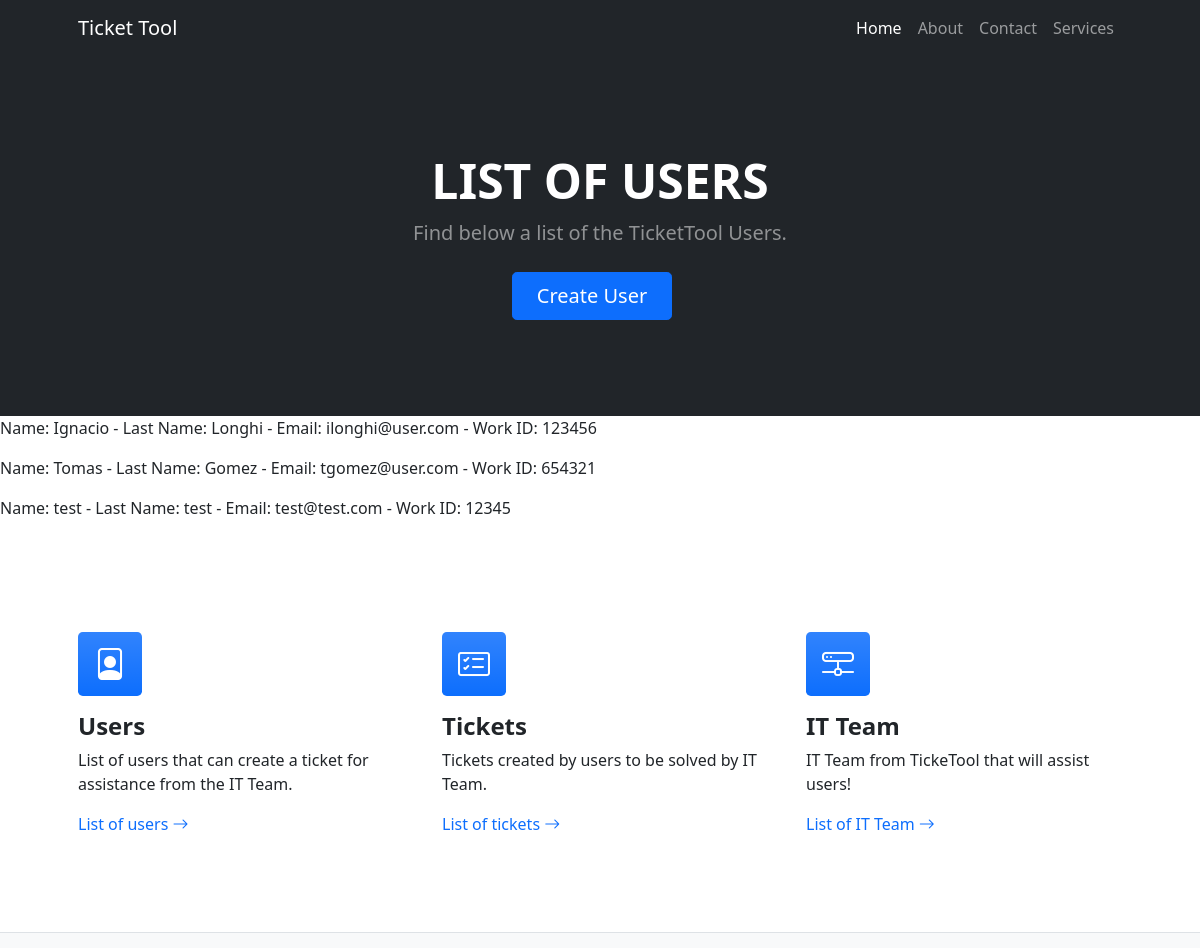
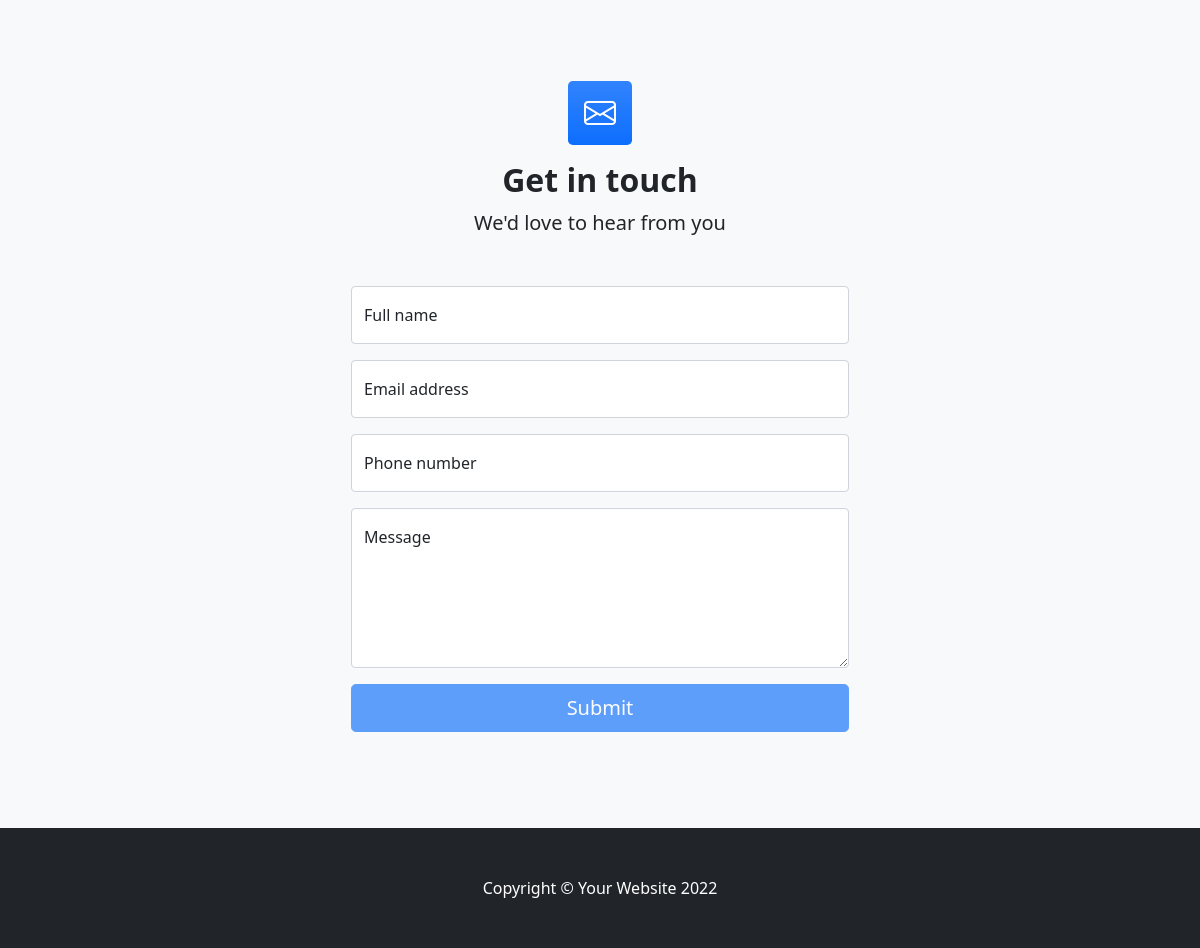
The page /ticket/users/ on the database its author committed (2 pictures, top to bottom).
### appticket/models.py (models this page shows, shortened)
class User(models.Model): #Usuarios que crean los tickets.
    name=models.CharField(max_length=150)
    lastname=models.CharField(max_length=150)
    email=models.EmailField()
    workid=models.IntegerField(max_length=6)

### appticket/views.py (the view)
# urls.py: path("users/", users, name="users"),
def users(request):
    users=User.objects.all()
    context={"users":users}
    return render(request, "appticket/user.html",context)

### appticket/templates/appticket/user.html
{% extends 'appticket/base.html' %}
{% block title %} LIST OF USERS {% endblock %}
{% block subtitle %} Find below a list of the TicketTool Users. {% endblock %}
{% block button %}
<a class="btn btn-primary btn-lg px-4 me-sm-3" href="{% url 'createuser'%}"> Create User </a>
{% endblock %}
{% block lists %}
{% for user in users %}
    <p> Name: {{user.name}} - Last Name: {{user.lastname}} - Email: {{user.email}} - Work ID: {{user.workid}}</p>
{% endfor %}
{% endblock %}

### appticket/templates/appticket/base.html (shortened to what this page needs)
<!DOCTYPE html>
<html lang="en">
    <head>
        {% load static %}
        <link href="https://cdn.jsdelivr.net/npm/bootstrap-icons@1.4.1/font/bootstrap-icons.css" rel="stylesheet" />
        <link href="{% static 'appticket/css/styles.css' %}" rel="stylesheet" />
    </head>
    <body>
        <nav class="navbar navbar-expand-lg navbar-dark bg-dark">
            <div class="container px-5">
                <a class="navbar-brand" href="{% url 'homepage' %}">Ticket Tool</a>
                <div class="collapse navbar-collapse" id="navbarSupportedContent">
                    <ul class="navbar-nav ms-auto mb-2 mb-lg-0">
                        <li class="nav-item"><a class="nav-link active" aria-current="page" href="{% url 'homepage' %}">Home</a></li>
                        <li class="nav-item"><a class="nav-link" href="#!">About</a></li>
                        <li class="nav-item"><a class="nav-link" href="#!">Contact</a></li>
                        <li class="nav-item"><a class="nav-link" href="#!">Services</a></li>
                    </ul>
                </div>
            </div>
        </nav>
        <header class="bg-dark py-5">
            <div class="container px-5">
                <div class="row gx-5 justify-content-center">
                    <div class="col-lg-6">
                        <div class="text-center my-5">
                            <h1 class="display-5 fw-bolder text-white mb-2">{% block title %} {% endblock %}</h1>
                            <p class="lead text-white-50 mb-4">{% block subtitle %} {% endblock %}</p>
                            <div class="d-grid gap-3 d-sm-flex justify-content-sm-center">
                                {% block button %} {% endblock %}
                            </div>
                        </div>
                    </div>
                </div>
            </div>
        </header>
        {% block lists %} {% endblock %}
        <section class="py-5 border-bottom" id="features">
            <div class="container px-5 my-5">
                <div class="row gx-5">
                    <div class="col-lg-4 mb-5 mb-lg-0">
                        <div class="feature bg-primary bg-gradient text-white rounded-3 mb-3"><i class="bi-file-person"></i></div>
                        <h2 class="h4 fw-bolder">Users</h2>
                        <p>List of users that can create a ticket for assistance from the IT Team.</p>
                        <a class="text-decoration-none" href="{% url 'users'%}">
                            List of users
                            <i class="bi bi-arrow-right"></i>
                        </a>
                    </div>
                    <div class="col-lg-4 mb-5 mb-lg-0">
                        <div class="feature bg-primary bg-gradient text-white rounded-3 mb-3"><i class="bi-card-checklist"></i></div>
                        <h2 class="h4 fw-bolder">Tickets</h2>
                        <p>Tickets created by users to be solved by IT Team.</p>
                        <a class="text-decoration-none" href="{% url 'tickets'%}">
                            List of tickets
                            <i class="bi bi-arrow-right"></i>
                        </a>
                    </div>
                    <div class="col-lg-4">
                        <div class="feature bg-primary bg-gradient text-white rounded-3 mb-3"><i class="bi-hdd-network"></i></div>
                        <h2 class="h4 fw-bolder">IT Team</h2>
                        <p>IT Team from TickeTool that will assist users!</p>
                        <a class="text-decoration-none" href="{% url 'staff'%}">
                            List of IT Team
                            <i class="bi bi-arrow-right"></i>
                        </a>
                    </div>
                </div>
            </div>
        </section>
        <section class="bg-light py-5">
            <div class="container px-5 my-5 px-5">
                <div class="text-center mb-5">
                    <div class="feature bg-primary bg-gradient text-white rounded-3 mb-3"><i class="bi bi-envelope"></i></div>
                    <h2 class="fw-bolder">Get in touch</h2>
                    <p class="lead mb-0">We'd love to hear from you</p>
                </div>
                <div class="row gx-5 justify-content-center">
                    <div class="col-lg-6">
                        <form id="contactForm" data-sb-form-api-token="API_TOKEN">
                            <div class="form-floating mb-3">
                                <input class="form-control" id="name" type="text" placeholder="Enter your name..." data-sb-validations="required" />
                                <label for="name">Full name</label>
                            </div>
                            <div class="form-floating mb-3">
                                <input class="form-control" id="email" type="email" placeholder="name@example.com" data-sb-validations="required,email" />
                                <label for="email">Email address</label>
                            </div>
                            <div class="form-floating mb-3">
                                <input class="form-control" id="phone" type="tel" placeholder="(123) 456-7890" data-sb-validations="required" />
                                <label for="phone">Phone number</label>
                            </div>
                            <div class="form-floating mb-3">
                                <textarea class="form-control" id="message" type="text" placeholder="Enter your message here..." style="height: 10rem" data-sb-validations="required"></textarea>
                                <label for="message">Message</label>
                            </div>
                            <div class="d-grid"><button class="btn btn-primary btn-lg disabled" id="submitButton" type="submit">Submit</button></div>
                        </form>
                    </div>
                </div>
            </div>
        </section>
        <footer class="py-5 bg-dark">
            <div class="container px-5"><p class="m-0 text-center text-white">Copyright &copy; Your Website 2022</p></div>
        </footer>
    </body>
</html>

### rows shown on the page
User: name "Ignacio", lastname "Longhi", email "ilonghi@user.com", workid "123456"
User: name "Tomas", lastname "Gomez", email "tgomez@user.com", workid "654321"
User: name "test", lastname "test", email "test@test.com", workid "12345"
